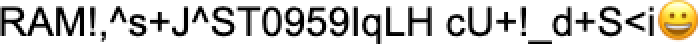
#> input picture Canvas/upload/10.png, 349 x 22 px (shown 2 times larger)
$ python -i routes.py   (imports and definitions only)
#> lines starting #> are read from the running program, lines starting #| are printed output that depends on the picture; after the words box and inside, x2 and y2 are one past the last pixel; in counts of white or black regions, pixels touching at a corner belong together
### config.py
"""Central configuration for the S-BFP research artifact.

Defaults are deterministic so evaluators can run the artifact without provisioning
secrets. Deployments must override both secret environment variables.
"""

from __future__ import annotations

import hashlib
import hmac
import os
from pathlib import Path


_DEMO_SERVER_SECRET = "s-bfp-artifact-demo-secret-not-for-production"
_DEMO_SESSION_SECRET = "s-bfp-artifact-session-secret-not-for-production"


def env_bool(name: str, default: bool = False) -> bool:
    value = os.getenv(name)
    if value is None:
        return default
    return value.strip().lower() in {"1", "true", "yes", "on"}


SERVER_SECRET = os.getenv("S_BFP_SERVER_SECRET", _DEMO_SERVER_SECRET).encode("utf-8")
FLASK_SESSION_SECRET = os.getenv("S_BFP_SESSION_SECRET", _DEMO_SESSION_SECRET)

HOST = os.getenv("S_BFP_HOST", "127.0.0.1")
PORT = int(os.getenv("S_BFP_PORT", "5001"))
DEBUG = env_bool("S_BFP_DEBUG", False)
OPEN_BROWSER = env_bool("S_BFP_OPEN_BROWSER", True)

STORE_CLIENT_METADATA = env_bool("S_BFP_STORE_CLIENT_METADATA", False)
STORE_RAW_FINGERPRINT = env_bool("S_BFP_STORE_RAW_FINGERPRINT", False)
MAX_CONTENT_LENGTH = int(os.getenv("S_BFP_MAX_UPLOAD_MIB", "12")) * 1024 * 1024

DEFAULT_DATA_DIR = Path(__file__).resolve().parent / "User_Manager" / "data"
DATA_DIR = Path(os.getenv("S_BFP_DATA_DIR", str(DEFAULT_DATA_DIR))).resolve()


def derive_secret(label: str) -> bytes:
    """Derive a modality-specific 256-bit secret from the server secret."""
#> further down, picture is the input picture: PIL image 349x22 RGB; mean R, G, B 203.8, 201.9, 197.2

    return hmac.new(SERVER_SECRET, label.encode("utf-8"), hashlib.sha256).digest()


USING_DEMO_SERVER_SECRET = SERVER_SECRET == _DEMO_SERVER_SECRET.encode("utf-8")
USING_DEMO_SESSION_SECRET = FLASK_SESSION_SECRET == _DEMO_SESSION_SECRET

### Canvas/routes.py
import base64
import hashlib
import io
import os
import string
import struct
from datetime import datetime
from pathlib import Path
from typing import Dict, List, Tuple

import flask
from PIL import Image
from flask import Blueprint, jsonify, request

from config import derive_secret
from drbg import HMACDRBG

# [6 lines that did not run here, left out]

_BASE_DIR = Path(__file__).resolve().parent
entropy = derive_secret("canvas")

# Store draw configurations keyed by seed bytes so the upload route can reuse them.
db = {}

# Ensure debug crops can be written just like the reference server.
_UPLOAD_DIR = os.path.join(_BASE_DIR, "upload")
# [1 line not run here, left out]


# [24 lines left out: function map_bytes_to_string, not called in this run]


def tighten_image(img: Image.Image, threshold: int = 245) -> Image.Image:
    """
    Remove surrounding whitespace from a cropped canvas row.

    If an alpha channel exists we use it directly. Otherwise fall back to a
    grayscale mask that treats near-white pixels as background.
    """
#> called with threshold = 245

    if "A" in img.getbands():
        alpha = img.split()[-1]
        bbox = alpha.getbbox()
        if bbox and bbox != (0, 0, img.width, img.height):
            return img.crop(bbox)

    rgb_img = img.convert("RGB")
    gray = rgb_img.convert("L")
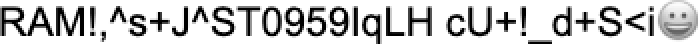
#> gray: PIL image 349x22 L (shown 2 times larger); min 0, max 255, mean 201.9
    # Anything darker than the threshold is considered foreground.
    mask = gray.point(lambda px: 255 if px < threshold else 0)
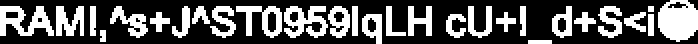
#> mask: PIL image 349x22 L (shown 2 times larger); 33.9% white; 28 white regions (2 under 20 px), largest, box (x1, y1, x2, y2) and area: (329, 0, 349, 21) 323, (0, 3, 27, 18) 228, (142, 3, 164, 19) 209
    bbox = mask.getbbox()
#> bbox = (0, 0, 349, 22)
    return rgb_img.crop(bbox) if bbox else rgb_img


# [3 lines that did not run here, left out]


# [34 lines that did not run here, left out]


# [38 lines that did not run here, left out]

>>> from PIL import Image
>>> picture = Image.open('upload/10.png')
>>> result = tighten_image(picture)

$ run again, on Canvas/upload/12.png
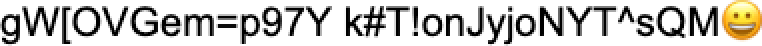
#> input picture Canvas/upload/12.png, 381 x 23 px (shown 2 times larger)
#> picture is the input picture: PIL image 381x23 RGB; mean R, G, B 201.6, 200, 195.9
#> in tighten_image, `gray = rgb_img.convert("L")`:
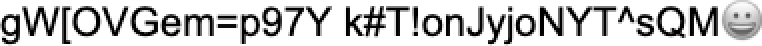
#> gray: PIL image 381x23 L (shown 2 times larger); min 0, max 255, mean 200
#> in tighten_image, `mask = gray.point(lambda px: 255 if px < threshold else 0)`:
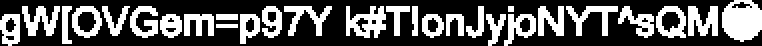
#> mask: PIL image 381x23 L (shown 2 times larger); 34.6% white; 28 white regions (1 under 20 px), largest, box (x1, y1, x2, y2) and area: (361, 0, 381, 21) 323, (173, 3, 193, 19) 194, (344, 3, 359, 18) 159
#> bbox = (0, 0, 381, 23)

$ run again, on Canvas/upload/13.png
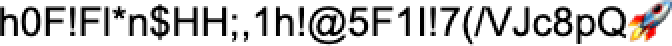
#> input picture Canvas/upload/13.png, 336 x 23 px (shown 2 times larger)
#> picture is the input picture: PIL image 336x23 RGB; mean R, G, B 200.4, 199.1, 198.6
#> in tighten_image, `gray = rgb_img.convert("L")`:
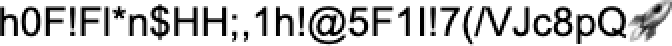
#> gray: PIL image 336x23 L (shown 2 times larger); min 0, max 255, mean 199.4
#> in tighten_image, `mask = gray.point(lambda px: 255 if px < threshold else 0)`:
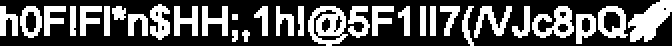
#> mask: PIL image 336x23 L (shown 2 times larger); 34.5% white; 31 white regions (3 under 20 px), largest, box (x1, y1, x2, y2) and area: (314, 0, 336, 21) 260, (154, 3, 174, 23) 232, (266, 3, 287, 19) 175
#> bbox = (0, 0, 336, 23)
